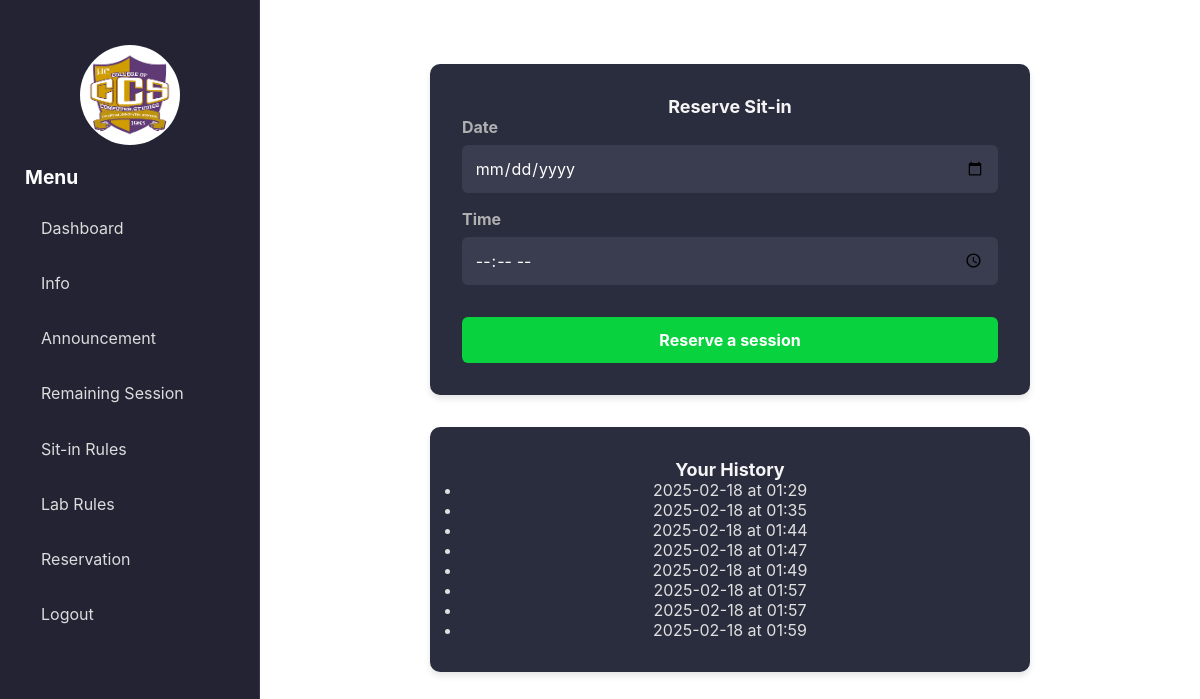
Page /reservation (signed in) on the committed database.
### tables this page shows
CREATE TABLE reservations (
            id INTEGER PRIMARY KEY AUTOINCREMENT,
            username TEXT NOT NULL,
            date TEXT NOT NULL,
            time TEXT NOT NULL
        );

### app.py (the view, shortened to what this page needs)
@app.route('/reservation', methods=['GET', 'POST'])
def reservation():
    if 'username' not in session:
        return redirect(url_for('login'))
    username = session['username']
    conn = sqlite3.connect('database.db')
    c = conn.cursor()
    c.execute('SELECT date, time FROM reservations WHERE username = ?', (username,))
    reservations = c.fetchall()
    conn.close()
    return render_template('sections/reservation.html', username=username, reservations=reservations)

### templates/sections/reservation.html (shortened to what this page needs)
{% extends "base.html" %}
{% block content %}
<div class="card">
    <h3>Reserve Sit-in</h3>
    <form method="POST" action="{{ url_for('reservation') }}">
        <div class="form-group">
            <label for="date">Date</label>
            <input type="date" id="date" name="date" required>
        </div>
        <div class="form-group">
            <label for="time">Time</label>
            <input type="time" id="time" name="time" required>
        </div>
        <button type="submit">Reserve a session</button>
    </form>
</div>
<div class="card">
    <h3>Your History</h3>
    {% if reservations %}
        <ul>
            {% for reservation in reservations %}
                <li>{{ reservation[0] }} at {{ reservation[1] }}</li>
            {% endfor %}
        </ul>
    {% else %}
        <p>You have no history.</p>
    {% endif %}
</div>
{% endblock %}

### static/style.css (style rules this page uses)
.form-group { display: flex; flex-direction: column; align-items: flex-start; margin-bottom: 1rem; width: 100%; }
label { font-weight: bold; margin-bottom: 0.3rem; color: #b0b0b0; }
input, select { width: 100%; padding: 0.8rem; border: none; border-radius: 6px; font-size: 1rem; background: #3a3d4f; color: #ffffff; }
* { margin: 0; padding: 0; box-sizing: border-box; font-family: 'Inter', sans-serif; }
body { color: #e0e0e0; min-height: 100vh; display: flex; flex-direction: column; }
.form-group { margin-bottom: 1rem; }
label { display: block; margin-bottom: 0.5rem; color: #b0b0b0; }
button { width: 100%; padding: 0.8rem; background: #08d23e; color: white; border: none; border-radius: 6px; font-size: 1rem; font-weight: bold; cursor: pointer; margin-top: 1rem; transition: background 0.3s; }
.card { background: #2a2d3e; padding: 2rem; border-radius: 10px; box-shadow: 0 4px 6px rgba(0, 0, 0, 0.1); max-width: 600px; text-align: center; margin: 2rem auto; }
.card h3 { font-size: 18px; color: #f5f5f5; }

### rows in the picture
reservations: date "2025-02-18", time "01:29"
reservations: date "2025-02-18", time "01:35"
reservations: date "2025-02-18", time "01:44"
reservations: date "2025-02-18", time "01:47"
reservations: date "2025-02-18", time "01:49"
reservations: date "2025-02-18", time "01:57"
reservations: date "2025-02-18", time "01:57"
reservations: date "2025-02-18", time "01:59"
